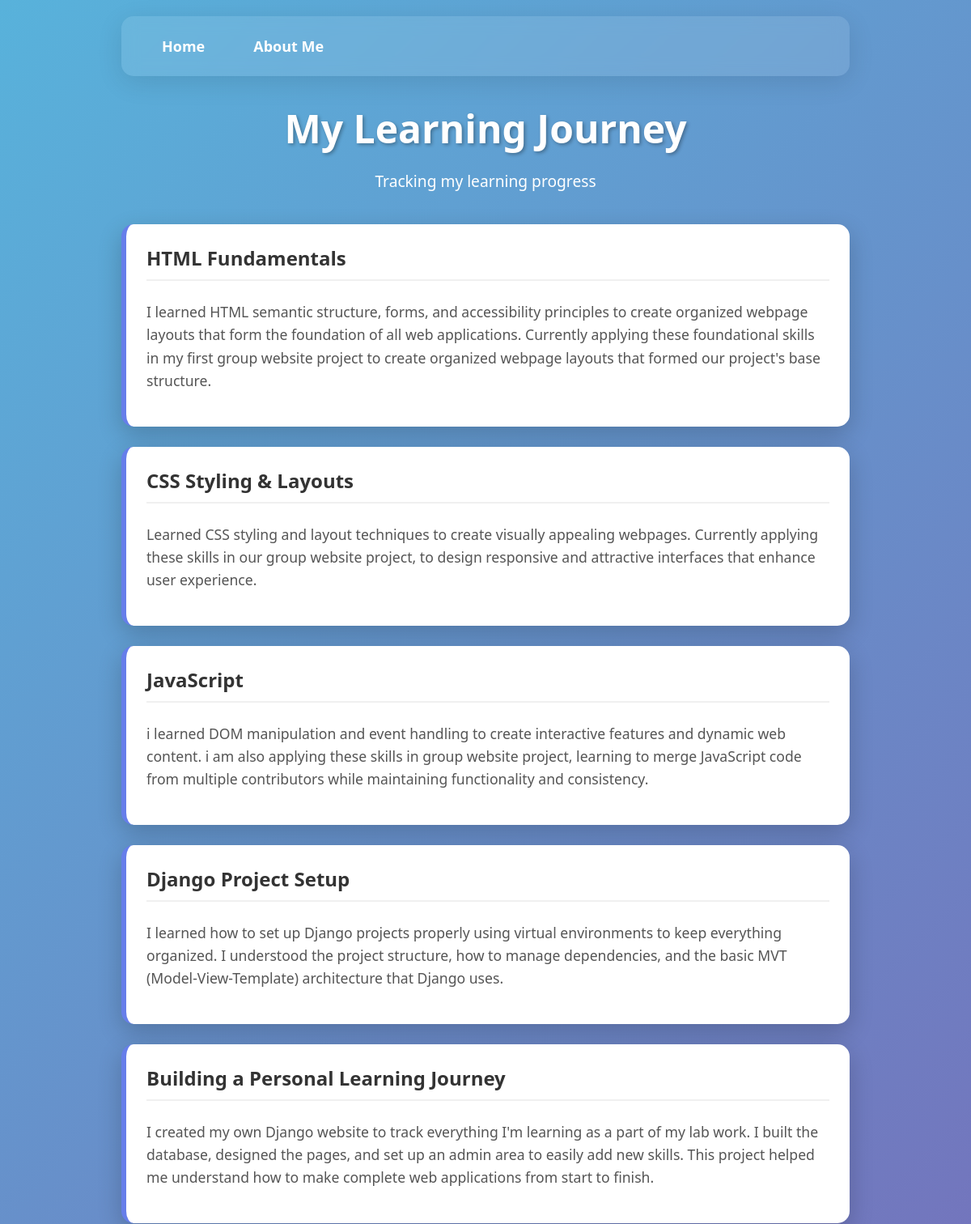
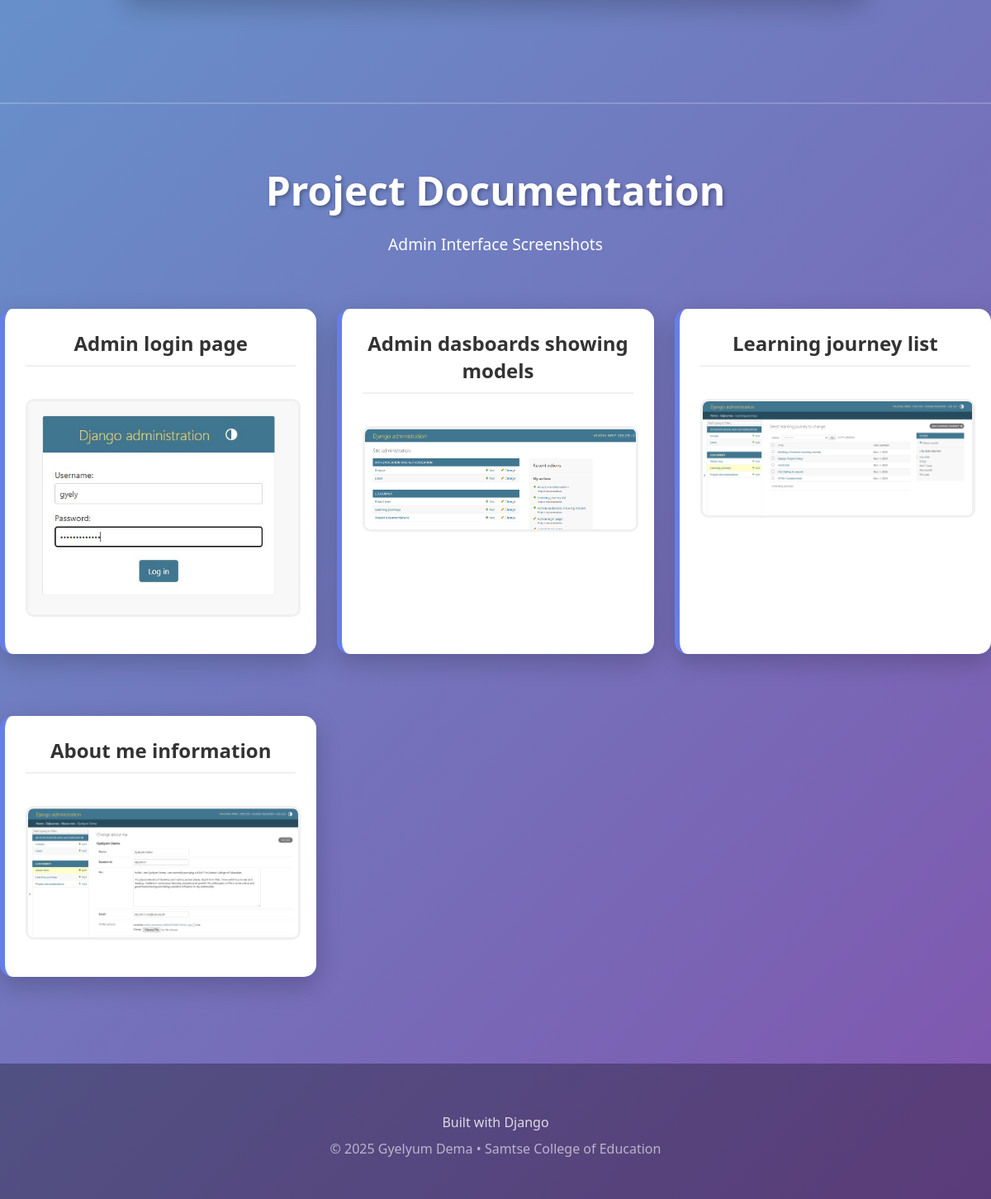
The page / on the database its author committed (2 pictures, top to bottom).
### gdJourney/models.py (models this page shows, shortened)
class LearningJourney(models.Model):
    title = models.CharField(max_length=200)
    description = models.TextField()
    date_learned = models.DateField()
    screenshot = models.ImageField(upload_to='screenshots/', blank=True, null=True)

class ProjectDocumentation(models.Model):
    title = models.CharField(max_length=200)
    image = models.ImageField(upload_to='documentation/')

### gdJourney/views.py (the view)
# urls.py: path('', views.index, name='index'),
def index(request):
    learnings = LearningJourney.objects.all().order_by('-date_learned')
    documentation = ProjectDocumentation.objects.all()
    return render(request, 'index.html', {'learnings': learnings, 'documentation': documentation})

### gdJourney/templates/index.html (shortened to what this page needs)
<!DOCTYPE html>
<html>
<head>
</head>
<body>
    <div class="container">
        <div class="nav">
            <a href="{% url 'index' %}">Home</a>
            <a href="{% url 'about_me' %}">About Me</a>
        </div>
        <div class="header">
            <h1>My Learning Journey</h1>
            <p style="font-size: 1.2em;">Tracking my learning progress </p>
        </div>
        {% for learning in learnings %}
        <div class="learning-item">
            <h3>{{ learning.title }}</h3>
            <p class="description">{{ learning.description }}</p>
        </div>
        {% empty %}
            <div class="empty-message">
                No learning entries yet. Add some through admin!
            </div>
        {% endfor %}
    </div>
<div style="margin-top: 80px; padding-top: 40px; border-top: 2px solid rgba(255,255,255,0.2);">
    <div class="header">
        <h1>Project Documentation</h1>
        <p style="font-size: 1.2em;">Admin Interface Screenshots</p>
    </div>
    <div style="display: grid; grid-template-columns: repeat(auto-fit, minmax(300px, 1fr)); gap: 25px; margin-top: 30px;">
        {% for doc in documentation %}
        <div class="learning-item" style="text-align: center;">
            <h3>{{ doc.title }}</h3>
            <img src="{{ doc.image.url }}" alt="{{ doc.title }}" style="max-width: 100%; border-radius: 10px; border: 3px solid #f0f0f0; margin: 15px 0;">
        </div>
        {% empty %}
        <div style="text-align: center; color: white; grid-column: 1 / -1;">
            <p>No documentation added yet.</p>
        </div>
        {% endfor %}
    </div>
</div>
<footer style="margin-top: 80px; padding: 30px 0; background: rgba(0, 0, 0, 0.3); text-align: center; color: white;">
    <div class="container">
        <p style="margin: 10px 0; color: rgba(255,255,255,0.8);">
            Built with Django
        </p>
        <p style="margin: 0; color: rgba(255,255,255,0.6);">
            &copy; 2025 Gyelyum Dema • Samtse College of Education
        </p>
    </div>
</footer>
</body>
</html>

### gdJourney/templates/index.html (style rules this page uses)
body { font-family: 'Segoe UI', Tahoma, Geneva, Verdana, sans-serif; margin: 0; padding: 0; background: linear-gradient(135deg, #58b2db 0%, #8155ad 100%); min-height: 100vh; }
.container { max-width: 900px; margin: 0 auto; padding: 20px; }
.nav { background: rgba(255, 255, 255, 0.1); backdrop-filter: blur(10px); padding: 15px 30px; border-radius: 15px; margin-bottom: 30px; display: flex; gap: 20px; box-shadow: 0 8px 32px rgba(0, 0, 0, 0.1); }
.nav a { color: white; text-decoration: none; font-weight: 600; font-size: 18px; padding: 10px 20px; border-radius: 8px; transition: all 0.3s ease; }
.header { text-align: center; color: white; margin-bottom: 40px; }
.header h1 { font-size: 3em; margin-bottom: 10px; text-shadow: 2px 2px 4px rgba(0, 0, 0, 0.3); }
.learning-item { background: white; border-radius: 15px; padding: 25px; margin: 25px 0; box-shadow: 0 10px 30px rgba(0, 0, 0, 0.2); border-left: 6px solid #667eea; transition: transform 0.3s ease; }
.learning-item h3 { color: #333; margin-top: 0; font-size: 1.5em; border-bottom: 2px solid #f0f0f0; padding-bottom: 10px; }
.description { color: #555; line-height: 1.6; font-size: 1.1em; }

### rows shown on the page
LearningJourney: title "HTML Fundamentals", description "I learned HTML semantic structure, forms, and accessibility principles to create organized webpage layouts that form the foundation of all web applications. Currently applying these foundational skills in my first group website project to create organized webpage layouts that formed our project's base structure."
LearningJourney: title "CSS Styling & Layouts", description "Learned CSS styling and layout techniques to create visually appealing webpages. Currently applying these skills in our group website project, to design responsive and attractive interfaces that enhance user experience."
LearningJourney: title "JavaScript", description "i learned DOM manipulation and event handling to create interactive features and dynamic web content. i am also applying these skills in group website project, learning to merge JavaScript code from multiple contributors while maintaining functionality and consistency."
LearningJourney: title "Django Project Setup", description "I learned how to set up Django projects properly using virtual environments to keep everything organized. I understood the project structure, how to manage dependencies, and the basic MVT (Model-View-Template) architecture that Django uses."
LearningJourney: title "Building a Personal Learning Journey", description "I created my own Django website to track everything I'm learning as a part of my lab work. I built the database, designed the pages, and set up an admin area to easily add new skills. This project helped me understand how to make complete web applications from start to finish."
ProjectDocumentation: title "Admin login page", image (picture)
ProjectDocumentation: title "Admin dasboards showing models", image (picture)
ProjectDocumentation: title "Learning journey list", image (picture)
ProjectDocumentation: title "About me information", image (picture)
